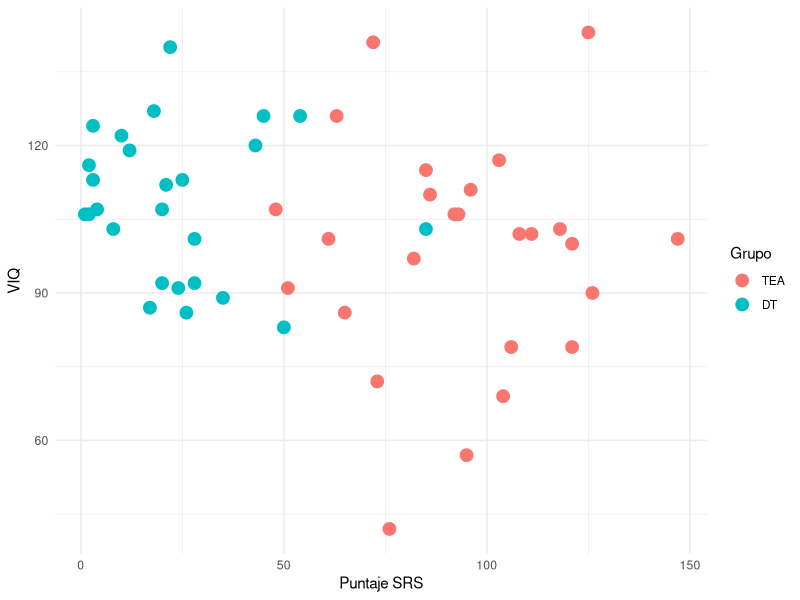
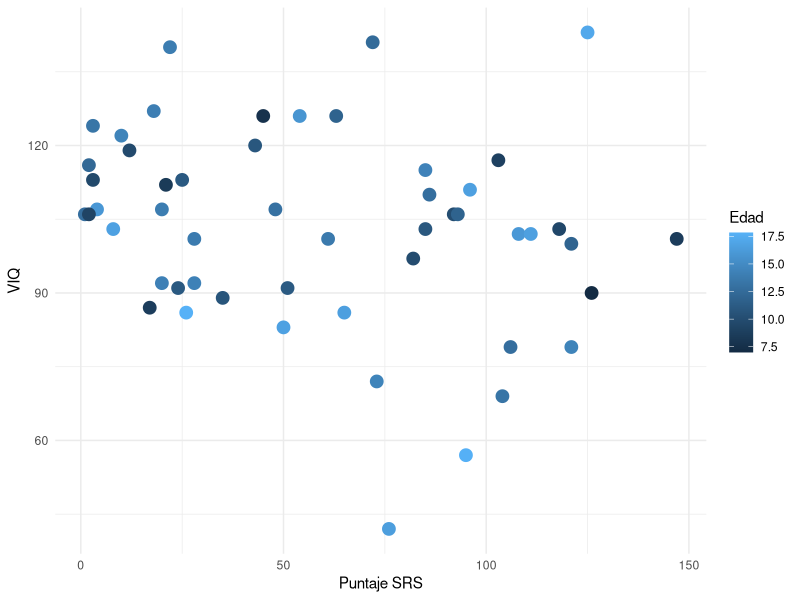
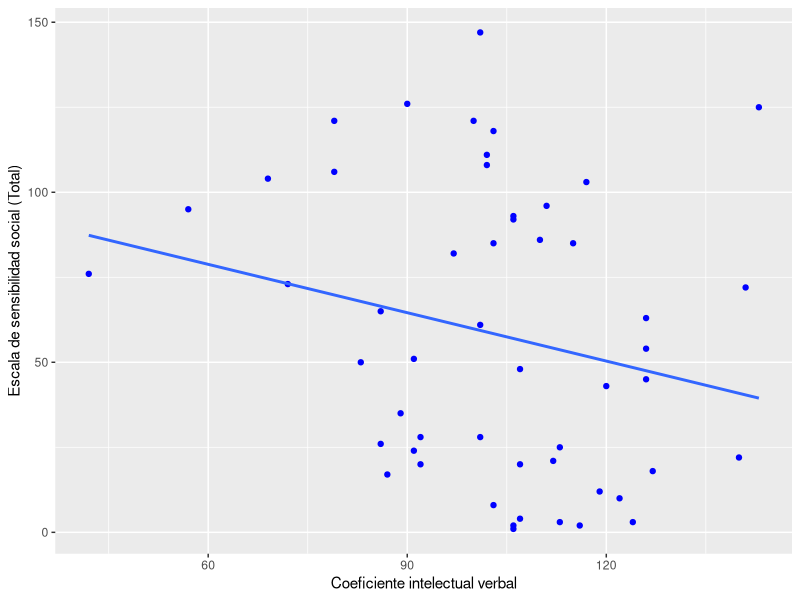
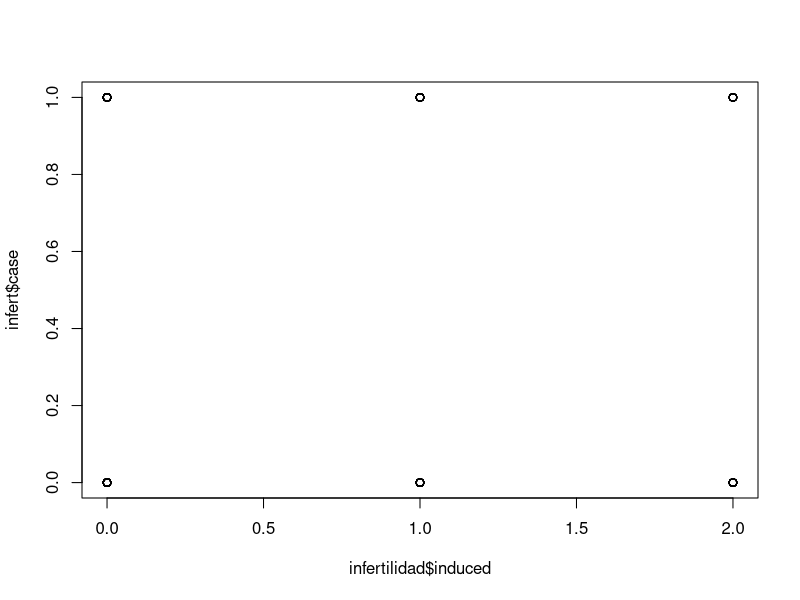
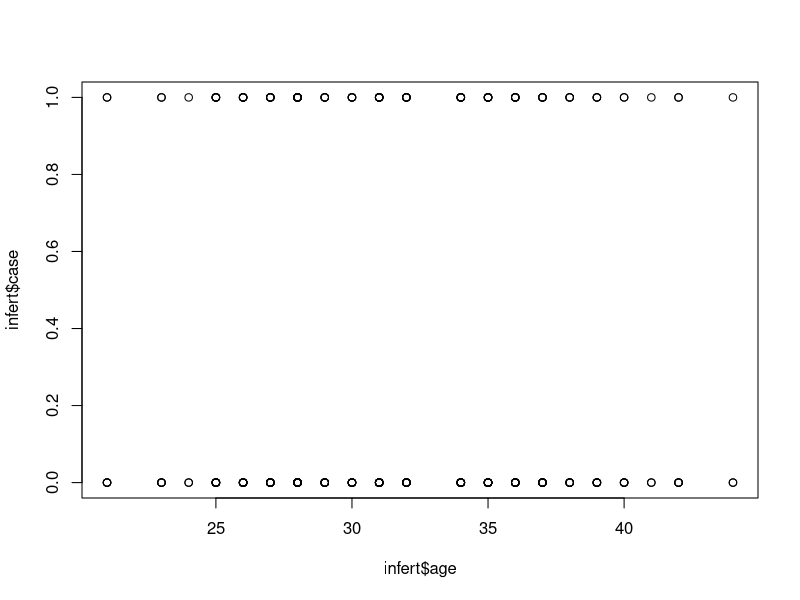

The R source for these figures, in order:
## ---- chunk 1
knitr::opts_chunk$set(echo = TRUE)
## ---- chunk 2
BD_ABIDE<-read.csv("./datos/Phenotypic_V1_0b.csv")
## ---- chunk 3
names(BD_ABIDE)
## ---- chunk 4
library(dplyr)
BD<-BD_ABIDE %>% 
  select(SITE_ID,DX_GROUP,SRS_RAW_TOTAL,VIQ,AGE_AT_SCAN) %>% filter(SITE_ID=="YALE",SRS_RAW_TOTAL!=-9999) 
#Se eliminan valores NA codificados como -9999 en esta base de datos
## ---- chunk 5
str(BD)
## ---- chunk 6
BD$DX_GROUP<- factor(BD$DX_GROUP, levels = c("1","2"),
                  labels = c("TEA","DT"))
## ---- chunk 7
BD %>%
  group_by(DX_GROUP) %>% 
  summarise(
    n=n(),
    media_edad=mean(AGE_AT_SCAN),
    ds_edad=sd(AGE_AT_SCAN),
    min_edad=min(AGE_AT_SCAN),
    max_edad=max(AGE_AT_SCAN),
    media_SRS=mean(SRS_RAW_TOTAL),
    ds_SRS=sd(SRS_RAW_TOTAL),
    min_SRS=min(SRS_RAW_TOTAL),
    max_SRS=max(SRS_RAW_TOTAL),
    media_VIQ=mean(VIQ),
    ds_VIQ=sd(VIQ),
    min_VIQ=min(VIQ),
    max_VIQ=max(VIQ),
    
  )
  
## ---- chunk 8
library(ggplot2)
ggplot(BD, aes(x=SRS_RAW_TOTAL, y=VIQ, color=DX_GROUP)) + 
    geom_point(size=4) +
    labs(
        color ="Grupo",
        x="Puntaje SRS",
        y="VIQ"
    )+
    theme_minimal()
## ---- chunk 9
ggplot(BD, aes(x=SRS_RAW_TOTAL, y=VIQ, color=AGE_AT_SCAN)) + 
    geom_point(size=4) +
    labs(
        color ="Edad",
        x="Puntaje SRS",
        y="VIQ"
    )+
    theme_minimal()
## ---- chunk 10
cor.test(BD$SRS_RAW_TOTAL,BD$VIQ)
## ---- chunk 11
cor.test(BD$SRS_RAW_TOTAL,BD$VIQ, method = "spearman")

## ---- chunk 12
modelo_simple <- lm(SRS_RAW_TOTAL ~ VIQ, data = BD)
#modelo_multiple <- lm(SRS_RAW_TOTAL ~ VIQ+ AGE_AT_SCAN, data = BD)
modelo_simple

## ---- chunk 13
names(modelo_simple)

## ---- chunk 14
summary(modelo_simple)
## ---- chunk 15
#plot(BD$VIQ,BD$SRS_RAW_TOTAL)
#abline(modelo_simple, col = "red")

ggplot(data = BD, aes(x = VIQ, y = SRS_RAW_TOTAL)) + 
  geom_point(color='blue') +
  geom_smooth(method = "lm", se = FALSE)+
  labs(
    x="Coeficiente intelectual verbal",
    y="Escala de sensibilidad social (Total)"
  )
## ---- chunk 16
head(infert)
#help(infert)
## ---- chunk 17
infertilidad <- infert
plot(infertilidad$induced, infert$case)
## ---- chunk 18
plot(infert$age, infert$case)
## ---- chunk 19
modelo_logistica <- glm(
  case ~ age + induced + spontaneous, 
  data = infertilidad, family = binomial)
summary(modelo_logistica)
## ---- chunk 20
exp(coefficients(modelo_logistica))
